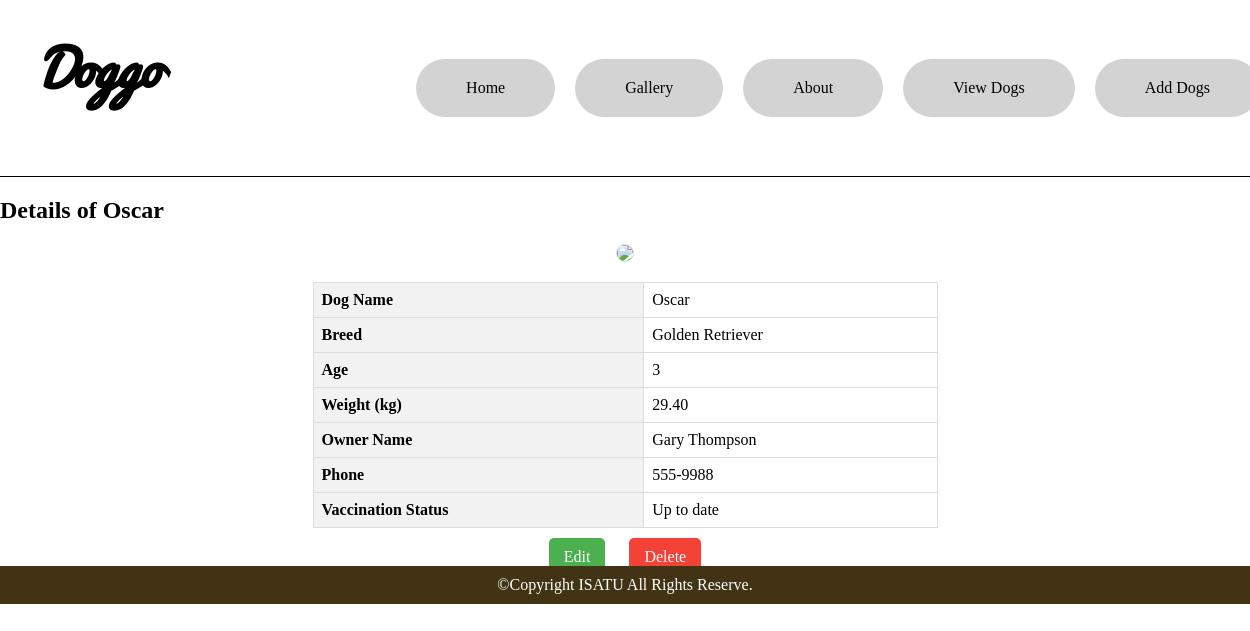
/index.php?command=dogView&dog_id=21, run on the app's committed database.
### tables this page shows
CREATE TABLE `dog_records` (
  `dog_id` int(11) NOT NULL,
  `dog_name` varchar(100) NOT NULL,
  `dog_breed` varchar(100) NOT NULL,
  `dog_birthdate` date DEFAULT NULL,
  `dog_age` int(11) DEFAULT NULL,
  `dog_weight` decimal(5,2) DEFAULT NULL,
  `owner_name` varchar(100) DEFAULT NULL,
  `owner_phone` varchar(15) DEFAULT NULL,
  `vaccination_status` varchar(50) DEFAULT NULL,
  `img_dir` varchar(255) NOT NULL
);

### model/model.php (called while the page is built, shortened)
<?php
class Model
{
    public $db = null;
    function __construct()
    {
        try {
            $this->db = new mysqli('localhost', 'root', '', 'dogs');
        } catch (mysqli_sql_exception $e) {
            exit('Database connection could not be established.');
        }
    }
    public function fetchDogById($dog_id)
    {
        $dog = null;
        if ($dog_id) {
            $stmt = $this->db->prepare("SELECT * FROM dog_records WHERE dog_id = ?");
            $stmt->bind_param("i", $dog_id);
            $stmt->execute();
            $result = $stmt->get_result();
            if ($result && $result->num_rows > 0) {
                $dog = $result->fetch_object();
            }
        }
        return $dog;
    }
}
?>

### view/viewdogdetails.php (the view, shortened to what this page needs)
<!DOCTYPE html>
<html>
<head>
</head>
<body>
<?php if ($dog): ?>
    <h2>Details of <?php echo htmlspecialchars($dog->dog_name); ?></h2>
    <div class="dog-image">
        <?php
        $img_dir = !empty($dog->img_dir) && $dog->img_dir !== "uploads/" ? htmlspecialchars($dog->img_dir) : "uploads/blank.png";
        ?>
        <img src="<?php echo $img_dir; ?>">
    </div>
    <table>
        <tr>
            <th>Dog Name</th>
            <td><?php echo htmlspecialchars($dog->dog_name); ?></td>
        </tr>
        <tr>
            <th>Breed</th>
            <td><?php echo htmlspecialchars($dog->dog_breed); ?></td>
        </tr>
        <tr>
            <th>Age</th>
            <td><?php echo htmlspecialchars($dog->dog_age); ?></td>
        </tr>
        <tr>
            <th>Weight (kg)</th>
            <td><?php echo htmlspecialchars($dog->dog_weight); ?></td>
        </tr>
        <tr>
            <th>Owner Name</th>
            <td><?php echo htmlspecialchars($dog->owner_name); ?></td>
        </tr>
        <tr>
            <th>Phone</th>
            <td><?php echo htmlspecialchars($dog->owner_phone); ?></td>
        </tr>
        <tr>
            <th>Vaccination Status</th>
            <td><?php echo htmlspecialchars($dog->vaccination_status); ?></td>
        </tr>
    </table>
    <div class="action-links">
        <a href="index.php?command=editDog&dog_id=<?php echo urlencode($dog->dog_id); ?>">Edit</a>
        <a href="index.php?command=deleteDog&dog_id=<?php echo urlencode($dog->dog_id); ?>" class="delete" onclick="return confirm('Are you sure you want to delete this record?');">Delete</a>
    </div>
<?php else: ?>
    <p>No dog found with the given details.</p>
<?php endif; ?>
</body>
</html>

### css/style.css (style rules this page uses)
body { margin: 0; padding: 0; display: flex; flex-direction: column; min-height: 100vh; }

### view/viewdogdetails.php (style rules this page uses)
table { width: 50%; margin: 0 auto; border-collapse: collapse; text-align: left; }
th, td { border: 1px solid #dddddd; padding: 8px; }
th { background-color: #f2f2f2; font-weight: bold; }
.action-links { text-align: center; margin-top: 20px; }
.action-links a { margin: 0 10px; text-decoration: none; color: white; background-color: #4CAF50; padding: 10px 15px; border-radius: 5px; }
.action-links a.delete { background-color: #f44336; }
.dog-image { text-align: center; margin-bottom: 20px; }
.dog-image img { max-width: 300px; max-height: 300px; border: 1px solid #ddd; border-radius: 10px; }

### data on the page
dog_records: dog_name "Oscar", dog_breed "Golden Retriever", dog_age "3", dog_weight "29.40", owner_name "Gary Thompson", owner_phone "555-9988", vaccination_status "Up to date"
